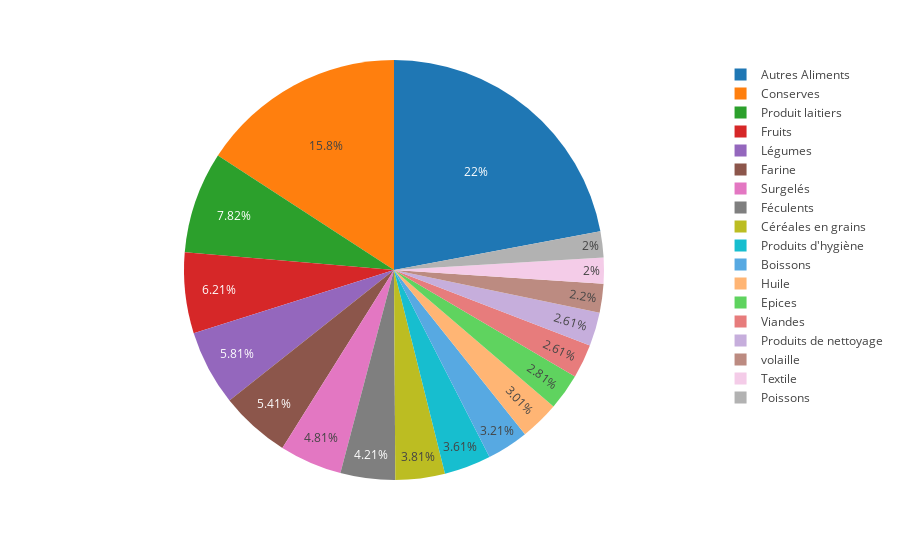

Notebook cell for this chart:
### Code cell
df=pd.read_csv("MyDataset.csv") 
fig_pie = px.pie(data_frame=df,names='Type de marchandise',template="gridon")
fig_pie.iplot()

### Figure 1 — Plotly figure (JSON) as saved in the notebook; plotly's stock layout.template omitted (floating-point values rounded to 4 significant figures; data arrays with more than 128 entries replaced by an {"elided": "..."} marker saying what was removed)
{"data": [{"domain": {"x": [0, 1], "y": [0, 1]}, "hovertemplate": "Type de marchandise=%{label}<extra></extra>", "labels": {"elided": "499 str values"}, "legendgroup": "", "name": "", "showlegend": true, "type": "pie"}], "layout": {"legend": {"tracegroupgap": 0}, "margin": {"t": 60}}}
